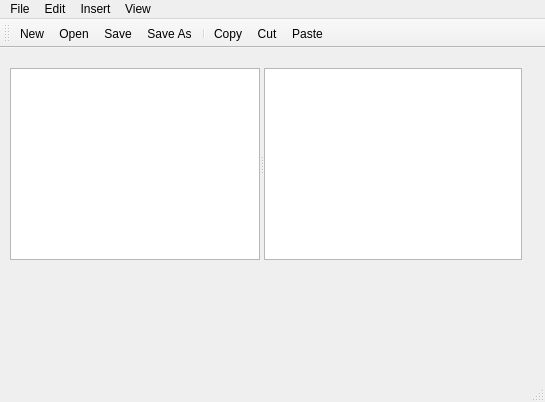
<?xml version="1.0" encoding="UTF-8"?>
<ui version="4.0">
 <class>MainWindow</class>
 <widget class="QMainWindow" name="MainWindow">
  <property name="geometry">
   <rect>
    <x>0</x>
    <y>0</y>
    <width>545</width>
    <height>402</height>
   </rect>
  </property>
  <property name="windowTitle">
   <string>MainWindow</string>
  </property>
  <widget class="QWidget" name="centralwidget">
   <widget class="QSplitter" name="splitter">
    <property name="geometry">
     <rect>
      <x>10</x>
      <y>20</y>
      <width>512</width>
      <height>192</height>
     </rect>
    </property>
    <property name="orientation">
     <enum>Qt::Horizontal</enum>
    </property>
    <widget class="QListWidget" name="listWidget">
     <property name="maximumSize">
      <size>
       <width>250</width>
       <height>16777215</height>
      </size>
     </property>
    </widget>
    <widget class="QPlainTextEdit" name="plainTextEdit"/>
   </widget>
  </widget>
  <widget class="QMenuBar" name="menubar">
   <property name="geometry">
    <rect>
     <x>0</x>
     <y>0</y>
     <width>545</width>
     <height>22</height>
    </rect>
   </property>
   <widget class="QMenu" name="menuFile">
    <property name="title">
     <string>File</string>
    </property>
    <addaction name="actionNew"/>
    <addaction name="actionOpen"/>
    <addaction name="actionSave"/>
    <addaction name="actionSave_As"/>
    <addaction name="separator"/>
    <addaction name="actionExit"/>
   </widget>
   <widget class="QMenu" name="menuEdit">
    <property name="title">
     <string>Edit</string>
    </property>
    <addaction name="actionCopy"/>
    <addaction name="actionCut"/>
    <addaction name="actionPaste"/>
    <addaction name="separator"/>
    <addaction name="actionSelect_All"/>
    <addaction name="actionSelect_None"/>
   </widget>
   <widget class="QMenu" name="menuInsert">
    <property name="title">
     <string>Insert</string>
    </property>
    <addaction name="actionAnimals"/>
    <addaction name="actionShapes"/>
    <addaction name="actionFood"/>
   </widget>
   <widget class="QMenu" name="menuView">
    <property name="title">
     <string>View</string>
    </property>
    <addaction name="actionToolbar_top"/>
    <addaction name="actionToolbar_bottom"/>
    <addaction name="actionToolbar_left"/>
    <addaction name="actionToolbar_right"/>
    <addaction name="separator"/>
    <addaction name="actionToolbar_floatable"/>
    <addaction name="actionToolbar_movable"/>
   </widget>
   <addaction name="menuFile"/>
   <addaction name="menuEdit"/>
   <addaction name="menuInsert"/>
   <addaction name="menuView"/>
  </widget>
  <widget class="QStatusBar" name="statusbar"/>
  <widget class="QToolBar" name="toolBar">
   <property name="windowTitle">
    <string>toolBar</string>
   </property>
   <attribute name="toolBarArea">
    <enum>TopToolBarArea</enum>
   </attribute>
   <attribute name="toolBarBreak">
    <bool>false</bool>
   </attribute>
   <addaction name="actionNew"/>
   <addaction name="actionOpen"/>
   <addaction name="actionSave"/>
   <addaction name="actionSave_As"/>
   <addaction name="separator"/>
   <addaction name="actionCopy"/>
   <addaction name="actionCut"/>
   <addaction name="actionPaste"/>
  </widget>
  <action name="actionNew">
   <property name="icon">
    <iconset resource="resources.qrc">
     <normaloff>:/files/images/new.png</normaloff>:/files/images/new.png</iconset>
   </property>
   <property name="text">
    <string>New</string>
   </property>
  </action>
  <action name="actionOpen">
   <property name="icon">
    <iconset resource="resources.qrc">
     <normaloff>:/files/images/open.png</normaloff>:/files/images/open.png</iconset>
   </property>
   <property name="text">
    <string>Open</string>
   </property>
  </action>
  <action name="actionSave">
   <property name="icon">
    <iconset resource="resources.qrc">
     <normaloff>:/files/images/save.png</normaloff>:/files/images/save.png</iconset>
   </property>
   <property name="text">
    <string>Save</string>
   </property>
  </action>
  <action name="actionSave_As">
   <property name="icon">
    <iconset resource="resources.qrc">
     <normaloff>:/files/images/saveas.png</normaloff>:/files/images/saveas.png</iconset>
   </property>
   <property name="text">
    <string>Save As</string>
   </property>
  </action>
  <action name="actionExit">
   <property name="text">
    <string>Exit</string>
   </property>
  </action>
  <action name="actionCopy">
   <property name="icon">
    <iconset resource="resources.qrc">
     <normaloff>:/files/images/copy.png</normaloff>:/files/images/copy.png</iconset>
   </property>
   <property name="text">
    <string>Copy</string>
   </property>
  </action>
  <action name="actionCut">
   <property name="icon">
    <iconset resource="resources.qrc">
     <normaloff>:/files/images/cut.png</normaloff>:/files/images/cut.png</iconset>
   </property>
   <property name="text">
    <string>Cut</string>
   </property>
  </action>
  <action name="actionPaste">
   <property name="icon">
    <iconset resource="resources.qrc">
     <normaloff>:/files/images/paste.png</normaloff>:/files/images/paste.png</iconset>
   </property>
   <property name="text">
    <string>Paste</string>
   </property>
  </action>
  <action name="actionSelect_All">
   <property name="icon">
    <iconset resource="resources.qrc">
     <normaloff>:/files/images/selectall.png</normaloff>:/files/images/selectall.png</iconset>
   </property>
   <property name="text">
    <string>Select All</string>
   </property>
  </action>
  <action name="actionSelect_None">
   <property name="icon">
    <iconset resource="resources.qrc">
     <normaloff>:/files/images/selectnone.png</normaloff>:/files/images/selectnone.png</iconset>
   </property>
   <property name="text">
    <string>Select None</string>
   </property>
  </action>
  <action name="actionAnimals">
   <property name="text">
    <string>Animals</string>
   </property>
  </action>
  <action name="actionShapes">
   <property name="text">
    <string>Shapes</string>
   </property>
  </action>
  <action name="actionFood">
   <property name="text">
    <string>Food</string>
   </property>
  </action>
  <action name="actionToolbar_top">
   <property name="text">
    <string>Toolbar top</string>
   </property>
  </action>
  <action name="actionToolbar_bottom">
   <property name="text">
    <string>Toolbar bottom</string>
   </property>
  </action>
  <action name="actionToolbar_left">
   <property name="text">
    <string>Toolbar left</string>
   </property>
  </action>
  <action name="actionToolbar_right">
   <property name="text">
    <string>Toolbar right</string>
   </property>
  </action>
  <action name="actionToolbar_floatable">
   <property name="checkable">
    <bool>true</bool>
   </property>
   <property name="text">
    <string>Toolbar floatable</string>
   </property>
  </action>
  <action name="actionToolbar_movable">
   <property name="checkable">
    <bool>true</bool>
   </property>
   <property name="text">
    <string>Toolbar movable</string>
   </property>
  </action>
 </widget>
 <resources>
  <include location="resources.qrc"/>
 </resources>
 <connections/>
</ui>
